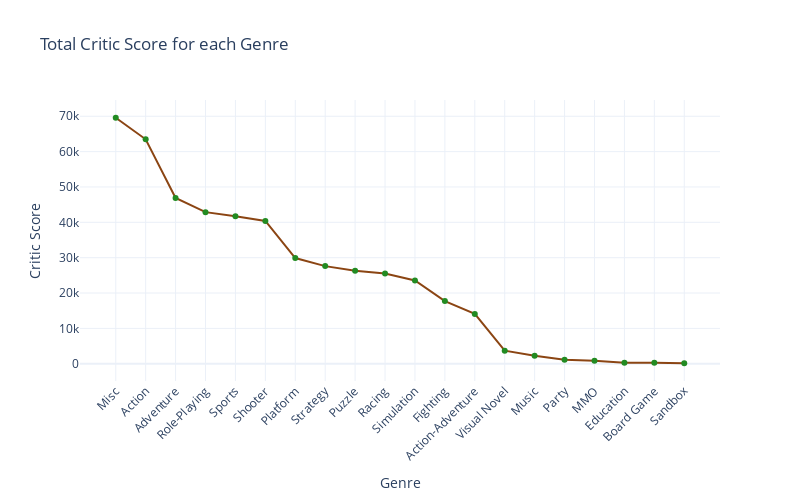

Source (notebook cell):
### Code cell
# let's analyse critic score for each genre
critic_score_per_genre = game.groupby('genre')['critic_score'].sum().sort_values(ascending = False)

fig = go.Figure(data=[
    go.Scatter(
        x = critic_score_per_genre.index,
        y = critic_score_per_genre.values,
        mode = 'lines+markers',
        marker = dict(color = 'forestgreen'),
        line = dict(color = 'saddlebrown')
    )
])
fig.update_layout(
    title = 'Total Critic Score for each Genre',
    xaxis_title = 'Genre',
    yaxis_title = 'Critic Score',
    xaxis_tickangle = -45,
    height = 500,
    width = 800
)

### Figure 1 — Plotly figure (JSON) as saved in the notebook; plotly's stock layout.template omitted (floating-point values rounded to 4 significant figures)
{"data": [{"line": {"color": "saddlebrown"}, "marker": {"color": "forestgreen"}, "mode": "lines+markers", "type": "scatter", "x": ["Misc", "Action", "Adventure", "Role-Playing", "Sports", "Shooter", "Platform", "Strategy", "Puzzle", "Racing", "Simulation", "Fighting", "Action-Adventure", "Visual Novel", "Music", "Party", "MMO", "Education", "Board Game", "Sandbox"], "y": [69570.0, 63490.0, 46890.0, 42880.0, 41750.0, 40380.0, 29900.0, 27610.0, 26322, 25530.0, 23550.0, 17717, 14100.0, 3700.0, 2241.0, 1108, 865.6, 263, 245.3, 151.7]}], "layout": {"height": 500, "title": {"text": "Total Critic Score for each Genre"}, "width": 800, "xaxis": {"autorange": true, "range": [-1.195, 20.19], "tickangle": -45, "title": {"text": "Genre"}, "type": "category"}, "yaxis": {"autorange": true, "range": [-4888.0, 74610.0], "title": {"text": "Critic Score"}, "type": "linear"}}}
